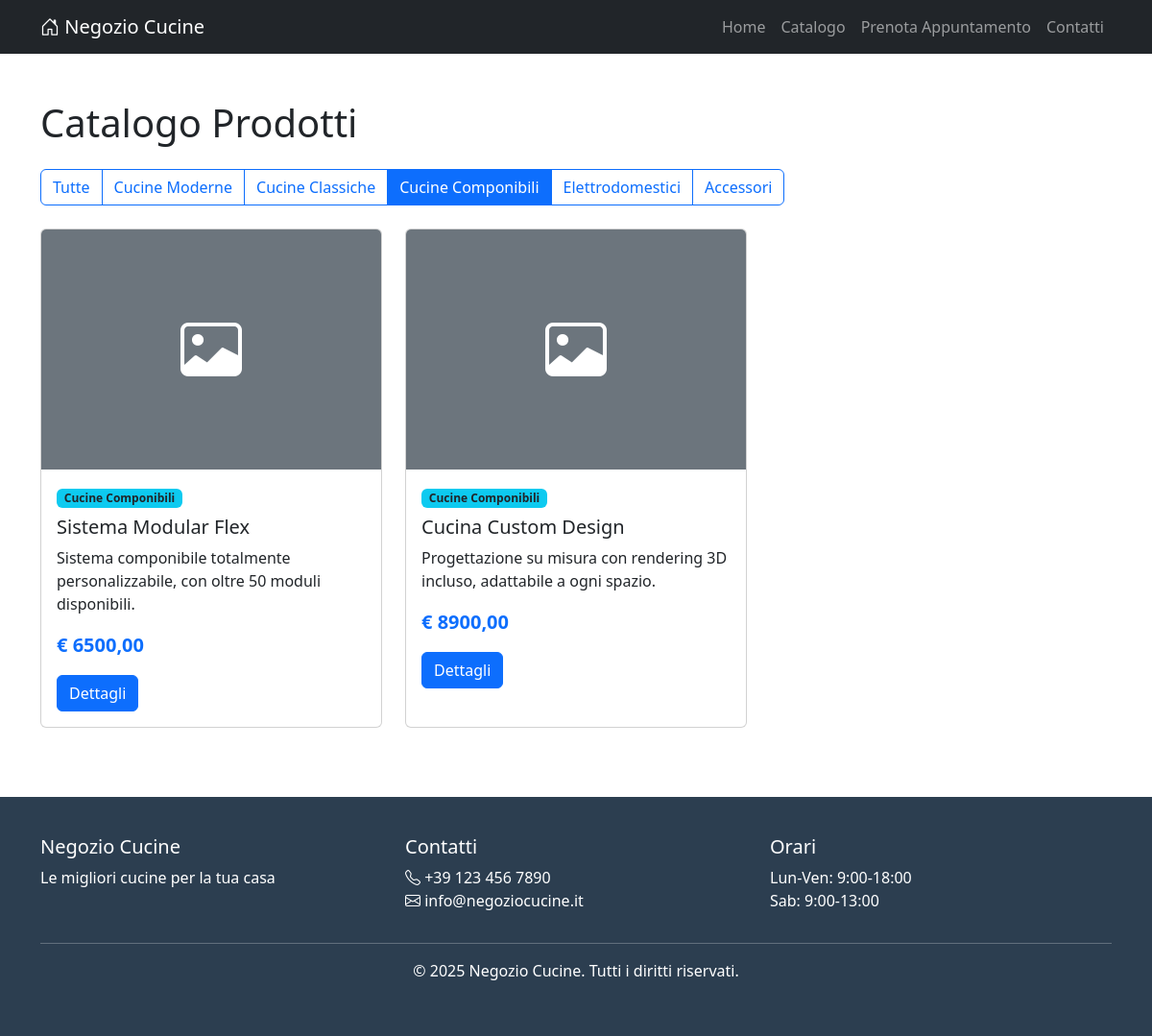
Screenshot of /catalogo/?categoria=cucine-componibili with the database file from the repository.
### prodotti/models.py (models this page shows, shortened)
class Categoria(models.Model):
    nome = models.CharField(max_length=100, verbose_name="Nome Categoria")
    slug = models.SlugField(max_length=120, unique=True, blank=True)
    descrizione = models.TextField(blank=True, verbose_name="Descrizione")
    ordine = models.IntegerField(default=0, verbose_name="Ordine di visualizzazione")
    class Meta:
        verbose_name = "Categoria"
        verbose_name_plural = "Categorie"
        ordering = ['ordine', 'nome']

class Prodotto(models.Model):
    categoria = models.ForeignKey(
        Categoria,
        on_delete=models.CASCADE,
        related_name='prodotti',
        verbose_name="Categoria"
    )
    nome = models.CharField(max_length=200, verbose_name="Nome Prodotto")
    slug = models.SlugField(max_length=220, unique=True, blank=True)
    descrizione = models.TextField(verbose_name="Descrizione")
    specifiche_tecniche = models.TextField(blank=True, verbose_name="Specifiche Tecniche")
    prezzo_base = models.DecimalField(
        max_digits=10,
        decimal_places=2,
        verbose_name="Prezzo Base (€)"
    )
    disponibile = models.BooleanField(default=True, verbose_name="Disponibile")
    in_evidenza = models.BooleanField(default=False, verbose_name="In Evidenza")
    data_creazione = models.DateTimeField(auto_now_add=True)
    data_aggiornamento = models.DateTimeField(auto_now=True)
    class Meta:
        verbose_name = "Prodotto"
        verbose_name_plural = "Prodotti"
        ordering = ['-in_evidenza', 'nome']
    def get_immagine_principale(self):
        immagine = self.immagini.first()
        return immagine.file_immagine.url if immagine else None

### prodotti/views.py (the view)
# urls.py: path('catalogo/', views.CatalogoListView.as_view(), name='catalogo'),
class CatalogoListView(ListView):
    model = Prodotto
    template_name = 'prodotti/catalogo.html'
    context_object_name = 'prodotti'
    paginate_by = 12
    def get_queryset(self):
        queryset = Prodotto.objects.filter(disponibile=True)
        categoria_slug = self.request.GET.get('categoria')
        if categoria_slug:
            queryset = queryset.filter(categoria__slug=categoria_slug)
        return queryset
    def get_context_data(self, **kwargs):
        context = super().get_context_data(**kwargs)
        context['categorie'] = Categoria.objects.all()
        context['categoria_selezionata'] = self.request.GET.get('categoria', '')
        return context

### templates/prodotti/catalogo.html (shortened to what this page needs)
{% extends 'base.html' %}
{% block content %}
<div class="container my-5">
    <h1 class="mb-4">Catalogo Prodotti</h1>
    <div class="row mb-4">
        <div class="col-md-12">
            <div class="btn-group" role="group">
                <a href="{% url 'prodotti:catalogo' %}"
                   class="btn {% if not categoria_selezionata %}btn-primary{% else %}btn-outline-primary{% endif %}">
                    Tutte
                </a>
                {% for categoria in categorie %}
                <a href="{% url 'prodotti:catalogo' %}?categoria={{ categoria.slug }}"
                   class="btn {% if categoria_selezionata == categoria.slug %}btn-primary{% else %}btn-outline-primary{% endif %}">
                    {{ categoria.nome }}
                </a>
                {% endfor %}
            </div>
        </div>
    </div>
    <div class="row">
        {% for prodotto in prodotti %}
        <div class="col-md-4 mb-4">
            <div class="card card-prodotto h-100">
                {% if prodotto.get_immagine_principale %}
                    <img src="{{ prodotto.get_immagine_principale }}" class="card-img-top" alt="{{ prodotto.nome }}" style="height: 250px; object-fit: cover;">
                {% else %}
                    <div class="card-img-top bg-secondary d-flex align-items-center justify-content-center" style="height: 250px;">
                        <i class="bi bi-image" style="font-size: 4rem; color: white;"></i>
                    </div>
                {% endif %}
                <div class="card-body">
                    <span class="badge bg-info text-dark mb-2">{{ prodotto.categoria.nome }}</span>
                    <h5 class="card-title">{{ prodotto.nome }}</h5>
                    <p class="card-text">{{ prodotto.descrizione|truncatewords:20 }}</p>
                    <p class="fw-bold text-primary fs-5">€ {{ prodotto.prezzo_base }}</p>
                    <a href="{% url 'prodotti:dettaglio' prodotto.slug %}" class="btn btn-primary">
                        Dettagli
                    </a>
                </div>
            </div>
        </div>
        {% empty %}
        <div class="col-12 text-center">
            <p class="lead">Nessun prodotto disponibile.</p>
        </div>
        {% endfor %}
    </div>
</div>
{% endblock %}

### templates/base.html (style rules this page uses)
.card-prodotto { transition: transform 0.3s; }

### rows the page displays
Categoria: nome "Cucine Moderne"
Categoria: nome "Cucine Classiche"
Categoria: nome "Cucine Componibili"
Categoria: nome "Elettrodomestici"
Categoria: nome "Accessori"
Prodotto: categoria.nome "Cucine Componibili", nome "Sistema Modular Flex", descrizione "Sistema componibile totalmente personalizzabile, con oltre 50 moduli disponibili.", prezzo_base "6500,00"
Prodotto: categoria.nome "Cucine Componibili", nome "Cucina Custom Design", descrizione "Progettazione su misura con rendering 3D incluso, adattabile a ogni spazio.", prezzo_base "8900,00"
